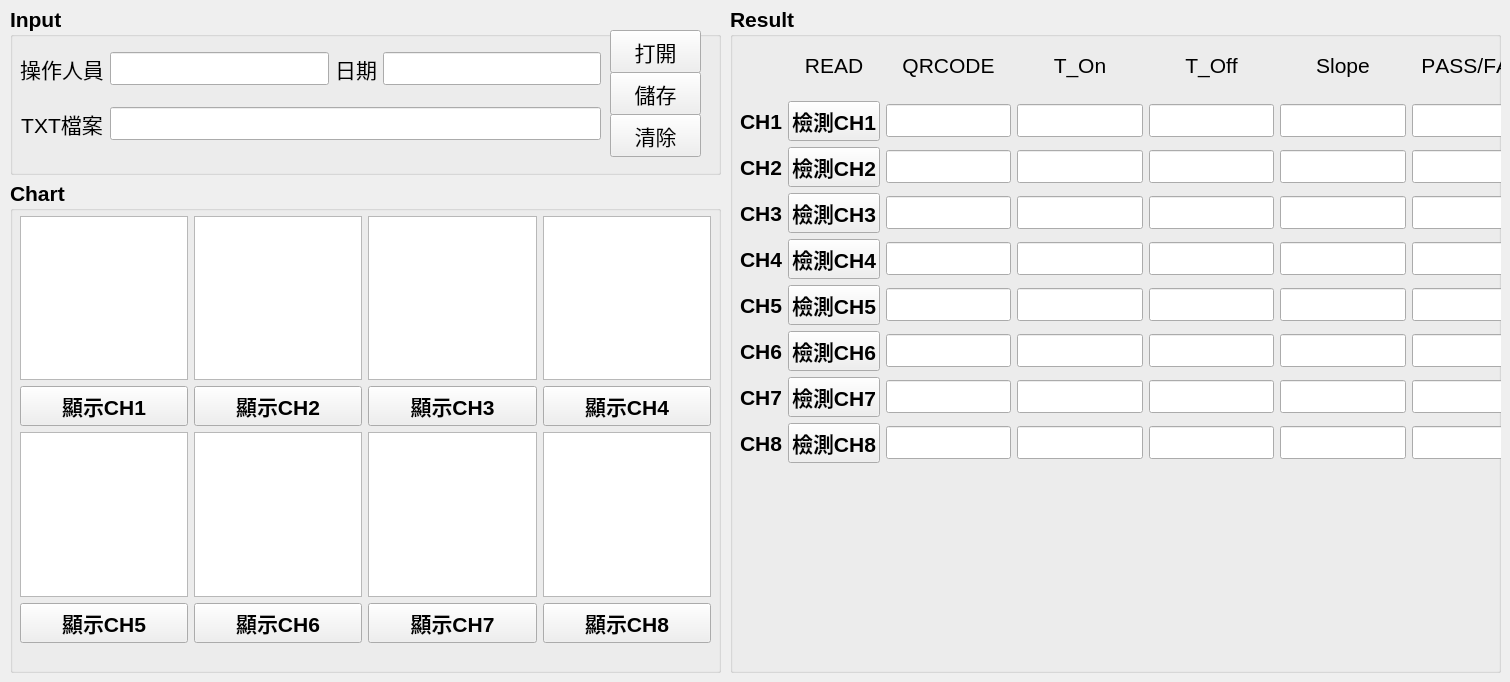
    <widget class="QWidget" name="tab_Sulink">
     <attribute name="title">
      <string>溫度保護器</string>
     </attribute>
     <widget class="QGroupBox" name="Input_box">
      <property name="geometry">
       <rect>
        <x>10</x>
        <y>6</y>
        <width>711</width>
        <height>169</height>
       </rect>
      </property>
      <property name="font">
       <font>
        <pointsize>16</pointsize>
        <weight>75</weight>
        <italic>false</italic>
        <bold>true</bold>
        <underline>false</underline>
        <strikeout>false</strikeout>
        <kerning>true</kerning>
       </font>
      </property>
      <property name="styleSheet">
       <string notr="true">QGroupBox {
            border-color: rgb(156, 156, 156);
        }</string>
      </property>
      <property name="title">
       <string>Input</string>
      </property>
      <widget class="QPushButton" name="btn_opentxt">
       <property name="geometry">
        <rect>
         <x>600</x>
         <y>24</y>
         <width>91</width>
         <height>43</height>
        </rect>
       </property>
       <property name="font">
        <font>
         <pointsize>16</pointsize>
         <weight>50</weight>
         <italic>false</italic>
         <bold>false</bold>
         <underline>false</underline>
         <strikeout>false</strikeout>
         <kerning>false</kerning>
        </font>
       </property>
       <property name="text">
        <string>打開</string>
       </property>
      </widget>
      <widget class="QPushButton" name="btn_save">
       <property name="geometry">
        <rect>
         <x>600</x>
         <y>66</y>
         <width>91</width>
         <height>43</height>
        </rect>
       </property>
       <property name="font">
        <font>
         <pointsize>16</pointsize>
         <weight>50</weight>
         <italic>false</italic>
         <bold>false</bold>
         <underline>false</underline>
         <strikeout>false</strikeout>
         <kerning>true</kerning>
        </font>
       </property>
       <property name="text">
        <string>儲存</string>
       </property>
      </widget>
      <widget class="QPushButton" name="btn_clean">
       <property name="geometry">
        <rect>
         <x>600</x>
         <y>108</y>
         <width>91</width>
         <height>43</height>
        </rect>
       </property>
       <property name="font">
        <font>
         <pointsize>16</pointsize>
         <weight>50</weight>
         <italic>false</italic>
         <bold>false</bold>
         <underline>false</underline>
         <strikeout>false</strikeout>
         <kerning>true</kerning>
        </font>
       </property>
       <property name="text">
        <string>清除</string>
       </property>
      </widget>
      <widget class="QWidget" name="layoutWidget">
       <property name="geometry">
        <rect>
         <x>10</x>
         <y>30</y>
         <width>581</width>
         <height>121</height>
        </rect>
       </property>
       <layout class="QGridLayout" name="gridLayout_2">
        <item row="0" column="0">
         <widget class="QLabel" name="label_name">
          <property name="font">
           <font>
            <pointsize>16</pointsize>
            <weight>50</weight>
            <italic>false</italic>
            <bold>false</bold>
            <underline>false</underline>
            <strikeout>false</strikeout>
            <kerning>false</kerning>
           </font>
          </property>
          <property name="text">
           <string>操作人員</string>
          </property>
          <property name="alignment">
           <set>Qt::AlignCenter</set>
          </property>
         </widget>
        </item>
        <item row="0" column="1">
         <widget class="QLineEdit" name="input_name">
          <property name="font">
           <font>
            <pointsize>16</pointsize>
            <kerning>false</kerning>
           </font>
          </property>
         </widget>
        </item>
        <item row="0" column="2">
         <widget class="QLabel" name="label_datetime">
          <property name="font">
           <font>
            <pointsize>16</pointsize>
            <weight>50</weight>
            <italic>false</italic>
            <bold>false</bold>
            <underline>false</underline>
            <strikeout>false</strikeout>
            <kerning>false</kerning>
           </font>
          </property>
          <property name="text">
           <string>日期</string>
          </property>
          <property name="alignment">
           <set>Qt::AlignCenter</set>
          </property>
         </widget>
        </item>
        <item row="0" column="3">
         <widget class="QLineEdit" name="output_datetime">
          <property name="font">
           <font>
            <pointsize>16</pointsize>
            <kerning>false</kerning>
           </font>
          </property>
         </widget>
        </item>
        <item row="1" column="0">
         <widget class="QLabel" name="label_txt_2">
          <property name="font">
           <font>
            <pointsize>16</pointsize>
            <weight>50</weight>
            <italic>false</italic>
            <bold>false</bold>
            <underline>false</underline>
            <strikeout>false</strikeout>
            <kerning>false</kerning>
           </font>
          </property>
          <property name="text">
           <string>TXT檔案</string>
          </property>
          <property name="alignment">
           <set>Qt::AlignCenter</set>
          </property>
         </widget>
        </item>
        <item row="1" column="1" colspan="3">
         <widget class="QLineEdit" name="input_file">
          <property name="font">
           <font>
            <pointsize>16</pointsize>
            <kerning>false</kerning>
           </font>
          </property>
         </widget>
        </item>
       </layout>
      </widget>
     </widget>
     <widget class="QGroupBox" name="Chart_box">
      <property name="geometry">
       <rect>
        <x>10</x>
        <y>180</y>
        <width>711</width>
        <height>493</height>
       </rect>
      </property>
      <property name="font">
       <font>
        <pointsize>16</pointsize>
        <weight>75</weight>
        <bold>true</bold>
       </font>
      </property>
      <property name="title">
       <string>Chart</string>
      </property>
      <widget class="QSplitter" name="splitter_2">
       <property name="geometry">
        <rect>
         <x>16</x>
         <y>156</y>
         <width>0</width>
         <height>0</height>
        </rect>
       </property>
       <property name="orientation">
        <enum>Qt::Vertical</enum>
       </property>
       <widget class="QWidget" name="widget_6" native="true">
        <property name="styleSheet">
         <string notr="true">background-color: rgb(255, 255, 255);</string>
        </property>
       </widget>
       <widget class="QWidget" name="widget_7" native="true">
        <property name="styleSheet">
         <string notr="true">background-color: rgb(255, 255, 255);</string>
        </property>
       </widget>
       <widget class="QWidget" name="widget_8" native="true">
        <property name="styleSheet">
         <string notr="true">background-color: rgb(255, 255, 255);</string>
        </property>
       </widget>
       <widget class="QWidget" name="widget_5" native="true">
        <property name="styleSheet">
         <string notr="true">background-color: rgb(255, 255, 255);</string>
        </property>
       </widget>
      </widget>
      <widget class="QWidget" name="layoutWidget_2">
       <property name="geometry">
        <rect>
         <x>10</x>
         <y>36</y>
         <width>691</width>
         <height>427</height>
        </rect>
       </property>
       <layout class="QGridLayout" name="gridLayout_3">
        <item row="3" column="1">
         <widget class="QPushButton" name="ch6_display">
          <property name="text">
           <string>顯示CH6</string>
          </property>
         </widget>
        </item>
        <item row="3" column="2">
         <widget class="QPushButton" name="ch7_display">
          <property name="text">
           <string>顯示CH7</string>
          </property>
         </widget>
        </item>
        <item row="3" column="3">
         <widget class="QPushButton" name="ch8_display">
          <property name="text">
           <string>顯示CH8</string>
          </property>
         </widget>
        </item>
        <item row="1" column="2">
         <widget class="QPushButton" name="ch3_display">
          <property name="text">
           <string>顯示CH3</string>
          </property>
         </widget>
        </item>
        <item row="0" column="2">
         <widget class="QGraphicsView" name="ch3_chart"/>
        </item>
        <item row="2" column="2">
         <widget class="QGraphicsView" name="ch7_chart"/>
        </item>
        <item row="2" column="3">
         <widget class="QGraphicsView" name="ch8_chart"/>
        </item>
        <item row="0" column="3">
         <widget class="QGraphicsView" name="ch4_chart"/>
        </item>
        <item row="1" column="0">
         <widget class="QPushButton" name="ch1_display">
          <property name="text">
           <string>顯示CH1</string>
          </property>
         </widget>
        </item>
        <item row="0" column="0">
         <widget class="QGraphicsView" name="ch1_chart"/>
        </item>
        <item row="2" column="1">
         <widget class="QGraphicsView" name="ch6_chart"/>
        </item>
        <item row="1" column="1">
         <widget class="QPushButton" name="ch2_display">
          <property name="text">
           <string>顯示CH2</string>
          </property>
         </widget>
        </item>
        <item row="2" column="0">
         <widget class="QGraphicsView" name="ch5_chart"/>
        </item>
        <item row="0" column="1">
         <widget class="QGraphicsView" name="ch2_chart"/>
        </item>
        <item row="3" column="0">
         <widget class="QPushButton" name="ch5_display">
          <property name="text">
           <string>顯示CH5</string>
          </property>
         </widget>
        </item>
        <item row="1" column="3">
         <widget class="QPushButton" name="ch4_display">
          <property name="text">
           <string>顯示CH4</string>
          </property>
         </widget>
        </item>
       </layout>
      </widget>
     </widget>
     <widget class="QGroupBox" name="Result_box">
      <property name="geometry">
       <rect>
        <x>730</x>
        <y>6</y>
        <width>771</width>
        <height>667</height>
       </rect>
      </property>
      <property name="font">
       <font>
        <pointsize>16</pointsize>
        <weight>75</weight>
        <bold>true</bold>
       </font>
      </property>
      <property name="title">
       <string>Result</string>
      </property>
      <widget class="QWidget" name="layoutWidget">
       <property name="geometry">
        <rect>
         <x>10</x>
         <y>30</y>
         <width>797</width>
         <height>427</height>
        </rect>
       </property>
       <layout class="QGridLayout" name="gridLayout">
        <item row="3" column="0">
         <widget class="QLabel" name="label_ch3">
          <property name="font">
           <font>
            <pointsize>16</pointsize>
            <weight>75</weight>
            <bold>true</bold>
           </font>
          </property>
          <property name="text">
           <string>CH3</string>
          </property>
          <property name="alignment">
           <set>Qt::AlignCenter</set>
          </property>
         </widget>
        </item>
        <item row="0" column="2">
         <widget class="QLabel" name="label_qrcode">
          <property name="font">
           <font>
            <pointsize>16</pointsize>
            <weight>50</weight>
            <bold>false</bold>
            <kerning>false</kerning>
           </font>
          </property>
          <property name="text">
           <string>QRCODE</string>
          </property>
          <property name="alignment">
           <set>Qt::AlignCenter</set>
          </property>
         </widget>
        </item>
        <item row="1" column="5">
         <widget class="QLineEdit" name="ch1_slope">
          <property name="alignment">
           <set>Qt::AlignCenter</set>
          </property>
         </widget>
        </item>
        <item row="0" column="3">
         <widget class="QLabel" name="label_T_On">
          <property name="font">
           <font>
            <pointsize>16</pointsize>
            <weight>50</weight>
            <bold>false</bold>
            <kerning>false</kerning>
           </font>
          </property>
          <property name="text">
           <string>T_On</string>
          </property>
          <property name="alignment">
           <set>Qt::AlignCenter</set>
          </property>
         </widget>
        </item>
        <item row="4" column="4">
         <widget class="QLineEdit" name="ch4_T_Off">
          <property name="alignment">
           <set>Qt::AlignCenter</set>
          </property>
         </widget>
        </item>
        <item row="3" column="3">
         <widget class="QLineEdit" name="ch3_T_On">
          <property name="alignment">
           <set>Qt::AlignCenter</set>
          </property>
         </widget>
        </item>
        <item row="7" column="3">
         <widget class="QLineEdit" name="ch7_T_On">
          <property name="alignment">
           <set>Qt::AlignCenter</set>
          </property>
         </widget>
        </item>
        <item row="1" column="2">
         <widget class="QLineEdit" name="ch1_qrcodelable">
          <property name="alignment">
           <set>Qt::AlignCenter</set>
          </property>
         </widget>
        </item>
        <item row="6" column="6">
         <widget class="QLineEdit" name="ch6_PF">
          <property name="alignment">
           <set>Qt::AlignCenter</set>
          </property>
         </widget>
        </item>
        <item row="6" column="3">
         <widget class="QLineEdit" name="ch6_T_On">
          <property name="alignment">
           <set>Qt::AlignCenter</set>
          </property>
         </widget>
        </item>
        <item row="8" column="2">
         <widget class="QLineEdit" name="ch8_qrcodelable">
          <property name="alignment">
           <set>Qt::AlignCenter</set>
          </property>
         </widget>
        </item>
        <item row="8" column="6">
         <widget class="QLineEdit" name="ch8_PF">
          <property name="alignment">
           <set>Qt::AlignCenter</set>
          </property>
         </widget>
        </item>
        <item row="7" column="5">
         <widget class="QLineEdit" name="ch7_slope">
          <property name="alignment">
           <set>Qt::AlignCenter</set>
          </property>
         </widget>
        </item>
        <item row="3" column="2">
         <widget class="QLineEdit" name="ch3_qrcodelable">
          <property name="alignment">
           <set>Qt::AlignCenter</set>
          </property>
         </widget>
        </item>
        <item row="3" column="5">
         <widget class="QLineEdit" name="ch3_slope">
          <property name="alignment">
           <set>Qt::AlignCenter</set>
          </property>
         </widget>
        </item>
        <item row="1" column="0">
         <widget class="QLabel" name="label_ch1">
          <property name="font">
           <font>
            <pointsize>16</pointsize>
            <weight>75</weight>
            <bold>true</bold>
           </font>
          </property>
          <property name="text">
           <string>CH1</string>
          </property>
          <property name="alignment">
           <set>Qt::AlignCenter</set>
          </property>
         </widget>
        </item>
        <item row="1" column="1">
         <widget class="QPushButton" name="ch1_qrcode">
          <property name="text">
           <string>檢測CH1</string>
          </property>
         </widget>
        </item>
        <item row="1" column="4">
         <widget class="QLineEdit" name="ch1_T_Off">
          <property name="alignment">
           <set>Qt::AlignCenter</set>
          </property>
         </widget>
        </item>
        <item row="2" column="3">
         <widget class="QLineEdit" name="ch2_T_On">
          <property name="alignment">
           <set>Qt::AlignCenter</set>
          </property>
         </widget>
        </item>
        <item row="7" column="1">
         <widget class="QPushButton" name="ch7_qrcode">
          <property name="text">
           <string>檢測CH7</string>
          </property>
         </widget>
        </item>
        <item row="4" column="2">
         <widget class="QLineEdit" name="ch4_qrcodelable">
          <property name="alignment">
           <set>Qt::AlignCenter</set>
          </property>
         </widget>
        </item>
        <item row="0" column="5">
         <widget class="QLabel" name="label_Slope">
          <property name="font">
           <font>
            <pointsize>16</pointsize>
            <weight>50</weight>
            <bold>false</bold>
            <kerning>false</kerning>
           </font>
          </property>
          <property name="text">
           <string>Slope</string>
          </property>
          <property name="alignment">
           <set>Qt::AlignCenter</set>
          </property>
         </widget>
        </item>
        <item row="5" column="0">
         <widget class="QLabel" name="label_ch5">
          <property name="font">
           <font>
            <pointsize>16</pointsize>
            <weight>75</weight>
            <bold>true</bold>
           </font>
          </property>
          <property name="text">
           <string>CH5</string>
          </property>
          <property name="alignment">
           <set>Qt::AlignCenter</set>
          </property>
         </widget>
        </item>
        <item row="3" column="1">
         <widget class="QPushButton" name="ch3_qrcode">
          <property name="text">
           <string>檢測CH3</string>
          </property>
         </widget>
        </item>
        <item row="4" column="1">
         <widget class="QPushButton" name="ch4_qrcode">
          <property name="text">
           <string>檢測CH4</string>
          </property>
         </widget>
        </item>
        <item row="8" column="5">
         <widget class="QLineEdit" name="ch8_slope">
          <property name="alignment">
           <set>Qt::AlignCenter</set>
          </property>
         </widget>
        </item>
        <item row="1" column="3">
         <widget class="QLineEdit" name="ch1_T_On">
          <property name="alignment">
           <set>Qt::AlignCenter</set>
          </property>
         </widget>
        </item>
        <item row="7" column="4">
         <widget class="QLineEdit" name="ch7_T_Off">
          <property name="alignment">
           <set>Qt::AlignCenter</set>
          </property>
         </widget>
        </item>
        <item row="2" column="6">
         <widget class="QLineEdit" name="ch2_PF">
          <property name="alignment">
           <set>Qt::AlignCenter</set>
          </property>
         </widget>
        </item>
        <item row="4" column="5">
         <widget class="QLineEdit" name="ch4_slope">
          <property name="alignment">
           <set>Qt::AlignCenter</set>
          </property>
         </widget>
        </item>
        <item row="2" column="1">
         <widget class="QPushButton" name="ch2_qrcode">
          <property name="text">
           <string>檢測CH2</string>
          </property>
         </widget>
        </item>
        <item row="1" column="6">
         <widget class="QLineEdit" name="ch1_PF">
          <property name="alignment">
           <set>Qt::AlignCenter</set>
          </property>
         </widget>
        </item>
        <item row="3" column="6">
         <widget class="QLineEdit" name="ch3_PF">
          <property name="alignment">
           <set>Qt::AlignCenter</set>
          </property>
         </widget>
        </item>
        <item row="4" column="0">
         <widget class="QLabel" name="label_ch4">
          <property name="font">
           <font>
            <pointsize>16</pointsize>
            <weight>75</weight>
            <bold>true</bold>
           </font>
          </property>
          <property name="text">
           <string>CH4</string>
          </property>
          <property name="alignment">
           <set>Qt::AlignCenter</set>
          </property>
         </widget>
        </item>
        <item row="5" column="5">
         <widget class="QLineEdit" name="ch5_slope">
          <property name="alignment">
           <set>Qt::AlignCenter</set>
          </property>
         </widget>
        </item>
        <item row="8" column="1">
         <widget class="QPushButton" name="ch8_qrcode">
          <property name="text">
           <string>檢測CH8</string>
          </property>
         </widget>
        </item>
        <item row="0" column="4">
         <widget class="QLabel" name="label_T_Off">
          <property name="font">
           <font>
            <pointsize>16</pointsize>
            <weight>50</weight>
            <bold>false</bold>
            <kerning>false</kerning>
           </font>
          </property>
          <property name="text">
           <string>T_Off</string>
          </property>
          <property name="alignment">
           <set>Qt::AlignCenter</set>
          </property>
         </widget>
        </item>
        <item row="5" column="6">
         <widget class="QLineEdit" name="ch5_PF">
          <property name="alignment">
           <set>Qt::AlignCenter</set>
          </property>
         </widget>
        </item>
        <item row="5" column="1">
         <widget class="QPushButton" name="ch5_qrcode">
          <property name="text">
           <string>檢測CH5</string>
          </property>
         </widget>
        </item>
        <item row="0" column="6">
         <widget class="QLabel" name="label_T_On_14">
          <property name="font">
           <font>
            <pointsize>16</pointsize>
            <weight>50</weight>
            <bold>false</bold>
            <kerning>false</kerning>
           </font>
          </property>
          <property name="text">
           <string>PASS/FAIL</string>
          </property>
          <property name="alignment">
           <set>Qt::AlignCenter</set>
          </property>
         </widget>
        </item>
        <item row="7" column="0">
         <widget class="QLabel" name="label_ch7">
          <property name="font">
           <font>
            <pointsize>16</pointsize>
            <weight>75</weight>
            <bold>true</bold>
           </font>
          </property>
          <property name="text">
           <string>CH7</string>
          </property>
          <property name="alignment">
           <set>Qt::AlignCenter</set>
          </property>
         </widget>
        </item>
        <item row="5" column="4">
         <widget class="QLineEdit" name="ch5_T_Off">
          <property name="alignment">
           <set>Qt::AlignCenter</set>
          </property>
         </widget>
        </item>
        <item row="2" column="0">
         <widget class="QLabel" name="label_ch2">
          <property name="font">
           <font>
            <pointsize>16</pointsize>
            <weight>75</weight>
            <bold>true</bold>
           </font>
          </property>
          <property name="text">
           <string>CH2</string>
          </property>
          <property name="alignment">
           <set>Qt::AlignCenter</set>
          </property>
         </widget>
        </item>
        <item row="5" column="3">
         <widget class="QLineEdit" name="ch5_T_On">
          <property name="alignment">
           <set>Qt::AlignCenter</set>
          </property>
         </widget>
        </item>
        <item row="4" column="6">
         <widget class="QLineEdit" name="ch4_PF">
          <property name="alignment">
           <set>Qt::AlignCenter</set>
          </property>
         </widget>
        </item>
        <item row="6" column="1">
         <widget class="QPushButton" name="ch6_qrcode">
          <property name="text">
           <string>檢測CH6</string>
          </property>
         </widget>
        </item>
        <item row="7" column="6">
         <widget class="QLineEdit" name="ch7_PF">
          <property name="alignment">
           <set>Qt::AlignCenter</set>
          </property>
         </widget>
        </item>
        <item row="8" column="4">
         <widget class="QLineEdit" name="ch8_T_Off">
          <property name="alignment">
           <set>Qt::AlignCenter</set>
          </property>
         </widget>
        </item>
        <item row="8" column="3">
         <widget class="QLineEdit" name="ch8_T_On">
          <property name="alignment">
           <set>Qt::AlignCenter</set>
          </property>
         </widget>
        </item>
        <item row="8" column="0">
         <widget class="QLabel" name="label_ch8">
          <property name="font">
           <font>
            <pointsize>16</pointsize>
            <weight>75</weight>
            <bold>true</bold>
           </font>
          </property>
          <property name="text">
           <string>CH8</string>
          </property>
          <property name="alignment">
           <set>Qt::AlignCenter</set>
          </property>
         </widget>
        </item>
        <item row="6" column="2">
         <widget class="QLineEdit" name="ch6_qrcodelable">
          <property name="alignment">
           <set>Qt::AlignCenter</set>
          </property>
         </widget>
        </item>
        <item row="2" column="2">
         <widget class="QLineEdit" name="ch2_qrcodelable">
          <property name="alignment">
           <set>Qt::AlignCenter</set>
          </property>
         </widget>
        </item>
        <item row="2" column="5">
         <widget class="QLineEdit" name="ch2_slope">
          <property name="alignment">
           <set>Qt::AlignCenter</set>
          </property>
         </widget>
        </item>
        <item row="6" column="0">
         <widget class="QLabel" name="label_ch6">
          <property name="font">
           <font>
            <pointsize>16</pointsize>
            <weight>75</weight>
            <bold>true</bold>
           </font>
          </property>
          <property name="text">
           <string>CH6</string>
          </property>
          <property name="alignment">
           <set>Qt::AlignCenter</set>
          </property>
         </widget>
        </item>
        <item row="5" column="2">
         <widget class="QLineEdit" name="ch5_qrcodelable">
          <property name="alignment">
           <set>Qt::AlignCenter</set>
          </property>
         </widget>
        </item>
        <item row="6" column="4">
         <widget class="QLineEdit" name="ch6_T_Off">
          <property name="alignment">
           <set>Qt::AlignCenter</set>
          </property>
         </widget>
        </item>
        <item row="3" column="4">
         <widget class="QLineEdit" name="ch3_T_Off">
          <property name="alignment">
           <set>Qt::AlignCenter</set>
          </property>
         </widget>
        </item>
        <item row="2" column="4">
         <widget class="QLineEdit" name="ch2_T_Off">
          <property name="alignment">
           <set>Qt::AlignCenter</set>
          </property>
         </widget>
        </item>
        <item row="4" column="3">
         <widget class="QLineEdit" name="ch4_T_On">
          <property name="alignment">
           <set>Qt::AlignCenter</set>
          </property>
         </widget>
        </item>
        <item row="6" column="5">
         <widget class="QLineEdit" name="ch6_slope">
          <property name="alignment">
           <set>Qt::AlignCenter</set>
          </property>
         </widget>
        </item>
        <item row="7" column="2">
         <widget class="QLineEdit" name="ch7_qrcodelable">
          <property name="alignment">
           <set>Qt::AlignCenter</set>
          </property>
         </widget>
        </item>
        <item row="0" column="1">
         <widget class="QLabel" name="label_qrcode_3">
          <property name="font">
           <font>
            <pointsize>16</pointsize>
            <weight>50</weight>
            <bold>false</bold>
            <kerning>false</kerning>
           </font>
          </property>
          <property name="text">
           <string>READ</string>
          </property>
          <property name="alignment">
           <set>Qt::AlignCenter</set>
          </property>
         </widget>
        </item>
       </layout>
      </widget>
     </widget>
    </widget>
